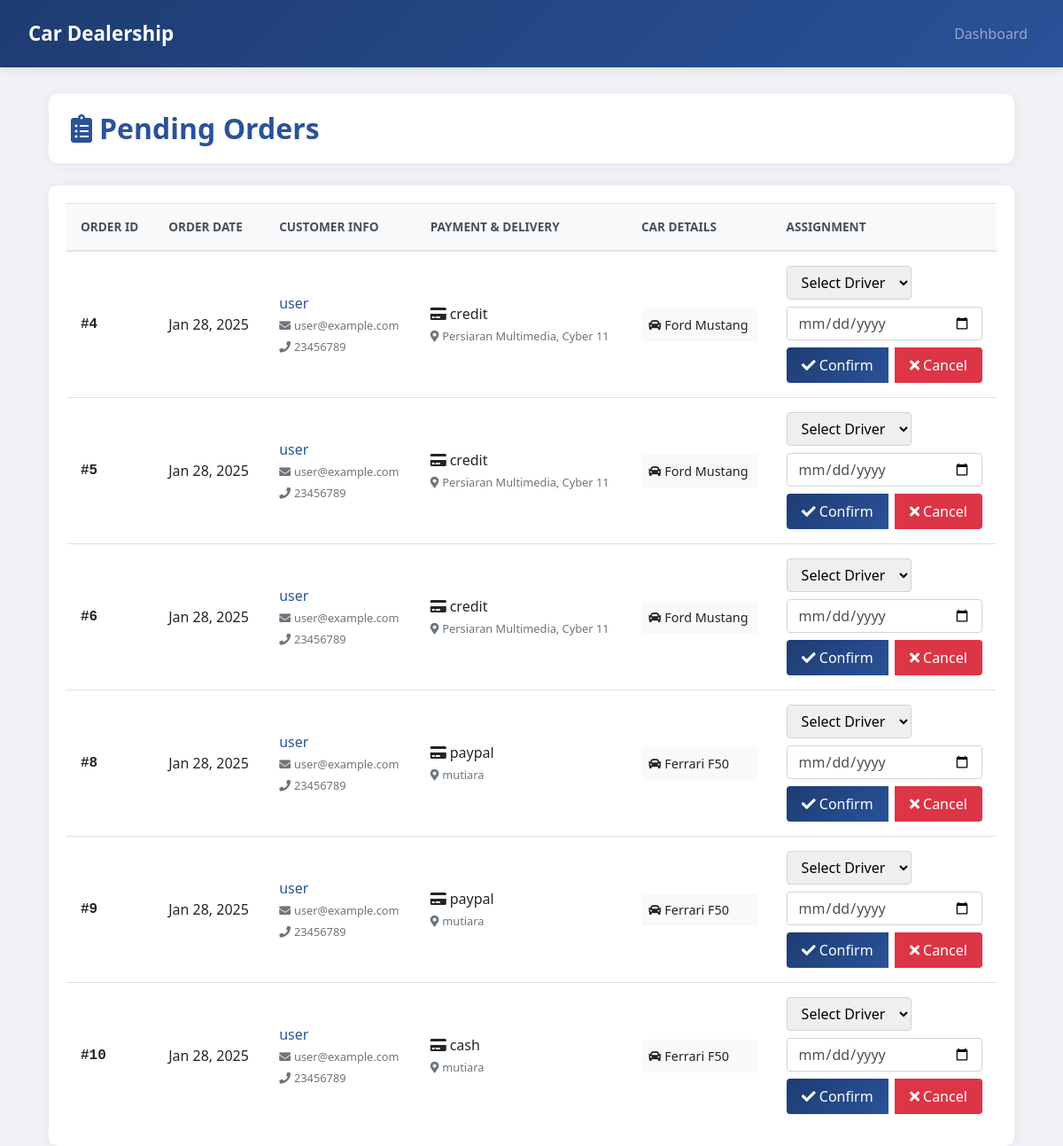
Before: /pending-orders/ with the older database file.
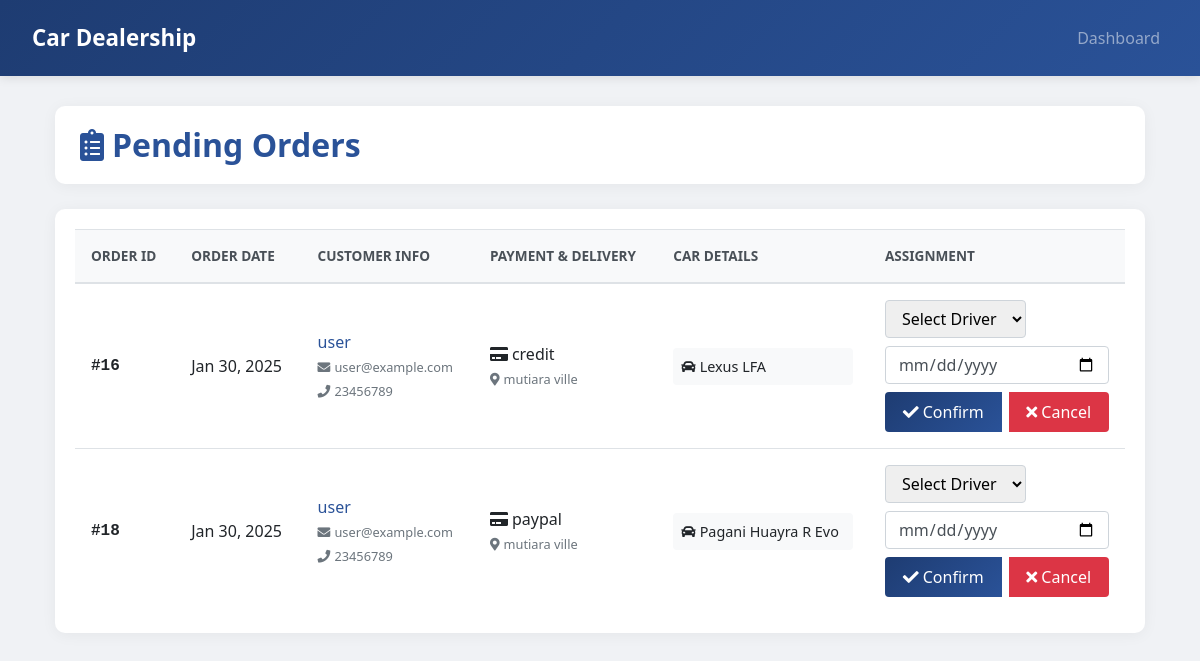
After: the same page with the newer database file.
### myproject/models.py (models this page shows, shortened)
class Order(models.Model):
    STATUS_CHOICES = [
        ('pending', 'Pending'),
        ('processing', 'Processing'),
        ('shipped', 'Shipped'),
        ('delivered', 'Delivered'),
    ]
    customer = models.ForeignKey(Customer, on_delete=models.CASCADE)
    car = models.ForeignKey(Car, on_delete=models.CASCADE)
    staff = models.ForeignKey(Staff, on_delete=models.SET_NULL, null=True, blank=True)
    driver = models.ForeignKey(Driver, on_delete=models.SET_NULL, null=True, blank=True)
    order_date = models.DateTimeField(auto_now_add=True)
    delivery_date = models.DateTimeField(null=True, blank=True)
    status = models.CharField(max_length=50, choices=STATUS_CHOICES, default='pending')
    address = models.CharField(max_length=255)
    payment_method = models.CharField(max_length=50)
    _observers = []

class Customer(models.Model):
    user = models.OneToOneField(User, on_delete=models.CASCADE, primary_key=True)
    full_name = models.CharField(max_length=100, default="Unknown")
    phone_number = models.CharField(max_length=15, default="")

class User(AbstractBaseUser):
    ROLE_CHOICES = [
        ("admin", "Admin"),
        ("staff", "Dealership Staff"),
        ("driver", "Delivery Driver"),
        ("customer", "Customer"),
    ]
    email = models.EmailField(unique=True)
    role = models.CharField(max_length=20, choices=ROLE_CHOICES)
    is_active = models.BooleanField(default=True)
    is_staff = models.BooleanField(default=False)
    objects = UserManager()
    USERNAME_FIELD = "email"
    REQUIRED_FIELDS = ["role"]

class Car(models.Model):
    CATEGORY_CHOICES = [
        ("american", "American"),
        ("german", "German"),
        ("japanese", "Japanese"),
        ("italian", "Italian"),
    ]
    make = models.CharField(max_length=100)
    model = models.CharField(max_length=100)
    category = models.CharField(max_length=20, choices=CATEGORY_CHOICES)
    description = models.TextField(blank=True, null=True)
    price = models.DecimalField(max_digits=10, decimal_places=2)
    stock = models.PositiveIntegerField(default=0)
    type = models.CharField(max_length=50, default="sedan")
    transmission = models.CharField(max_length=50, default="automatic")
    gas = models.CharField(max_length=50, default="50")
    power = models.CharField(max_length=50, default="0")
    year = models.CharField(max_length=4, default="2020")

### myproject/views.py (the view, shortened to what this page needs)
# urls.py: path('pending-orders/', views.pending_orders, name='pending_orders'),
def pending_orders(request):
    pending_orders = Order.objects.filter(status='pending')
    drivers = Driver.objects.all()
    return render(request, 'pending_orders.html', {
        'pending_orders': pending_orders,
        'drivers': drivers
    })

### myproject/templates/pending_orders.html (shortened to what this page needs)
<!DOCTYPE html>
{% load static %}
<html lang="en">
<head>
    <link href="https://stackpath.bootstrapcdn.com/bootstrap/4.5.2/css/bootstrap.min.css" rel="stylesheet">
    <link href="https://cdnjs.cloudflare.com/ajax/libs/font-awesome/5.15.4/css/all.min.css" rel="stylesheet">
</head>
<body>
    <nav class="navbar navbar-expand-lg navbar-dark bg-dark">
        <a class="navbar-brand" href="#">Car Dealership</a>
        <div class="collapse navbar-collapse" id="navbarNav">
            <ul class="navbar-nav ml-auto">
                <li class="nav-item">
                    <a class="nav-link" href="{% url 'staff_dashboard' %}">Dashboard</a>
                </li>
            </ul>
        </div>
    </nav>
    <div class="container">
        <div class="page-header">
            <h2><i class="fas fa-clipboard-list mr-2"></i>Pending Orders</h2>
        </div>
        <div class="table-container">
            <div class="table-responsive">
                <table class="table table-hover">
                    <thead>
                        <tr>
                            <th>Order ID</th>
                            <th>Order Date</th>
                            <th>Customer Info</th>
                            <th>Payment & Delivery</th>
                            <th>Car Details</th>
                            <th>Assignment</th>
                        </tr>
                    </thead>
                    <tbody>
                        {% for order in pending_orders %}
                        <tr>
                            <td class="order-id">#{{ order.id }}</td>
                            <td>{{ order.order_date|date:"M d, Y" }}</td>
                            <td>
                                <div class="customer-name">{{ order.customer.full_name }}</div>
                                <small class="text-muted">
                                    <i class="fas fa-envelope mr-1"></i>{{ order.customer.user.email }}<br>
                                    <i class="fas fa-phone mr-1"></i>{{ order.customer.phone_number }}
                                </small>
                            </td>
                            <td>
                                <div><i class="fas fa-credit-card mr-1"></i>{{ order.payment_method }}</div>
                                <small class="text-muted">
                                    <i class="fas fa-map-marker-alt mr-1"></i>{{ order.address }}
                                </small>
                            </td>
                            <td>
                                <div class="car-details">
                                    <i class="fas fa-car mr-1"></i>{{ order.car.make }} {{ order.car.model }}
                                </div>
                            </td>
                            <td>
                                <form method="POST" action="{% url 'pending_orders' %}" class="assignment-form">
                                    <div class="form-group mb-2">
                                        <select class="form-select" name="driver" required>
                                            <option value="">Select Driver</option>
                                        </select>
                                    </div>
                                    <div class="form-group mb-2">
                                        <input type="date" class="form-control delivery-date" name="delivery_date" required>
                                    </div>
                                    <div class="btn-group d-flex">
                                        <button type="submit" name="action" value="confirm" class="btn btn-primary">
                                            <i class="fas fa-check mr-1"></i>Confirm
                                        </button>
                                        <button type="submit" name="action" value="cancel" class="btn btn-danger">
                                            <i class="fas fa-times mr-1"></i>Cancel
                                        </button>
                                    </div>
                                </form>
                            </td>
                        </tr>
                        {% endfor %}
                    </tbody>
                </table>
            </div>
        </div>
    </div>
</body>
</html>

### myproject/templates/pending_orders.html (style rules this page uses)
body { background-color: #f0f2f5; font-family: 'Segoe UI', Tahoma, Geneva, Verdana, sans-serif; }
.navbar { background: linear-gradient(135deg, #1e3c72 0%, #2a5298 100%); padding: 1rem 2rem; box-shadow: 0 2px 10px rgba(0,0,0,0.1); }
.navbar-brand { font-weight: 600; font-size: 1.4rem; }
.container { margin-top: 30px; padding: 0 25px; }
.page-header { background: white; padding: 20px 25px; border-radius: 10px; box-shadow: 0 2px 15px rgba(0,0,0,0.05); margin-bottom: 25px; }
.page-header h2 { margin: 0; color: #2a5298; font-weight: 600; }
.table-container { background: white; border-radius: 10px; box-shadow: 0 2px 15px rgba(0,0,0,0.05); padding: 20px; }
.table { margin-bottom: 0; }
.table thead th { background-color: #f8f9fa; border-bottom: 2px solid #dee2e6; color: #495057; font-weight: 600; text-transform: uppercase; font-size: 0.85rem; }
.table td, .table th { padding: 1rem; vertical-align: middle; }
.form-select { padding: 0.375rem 0.75rem; border: 1px solid #ced4da; border-radius: 0.25rem; transition: border-color 0.15s ease-in-out, box-shadow 0.15s ease-in-out; }
.btn-primary { background: linear-gradient(135deg, #1e3c72 0%, #2a5298 100%); border: none; padding: 0.5rem 1rem; font-weight: 500; transition: all 0.3s ease; }
.customer-name { font-weight: 500; color: #2a5298; }
.order-id { font-family: monospace; font-weight: 600; }
.car-details { background: #f8f9fa; padding: 0.5rem; border-radius: 4px; font-size: 0.9rem; }
.btn-group { gap: 8px; }
.btn-danger { background: #dc3545; border: none; padding: 0.5rem 1rem; font-weight: 500; transition: all 0.3s ease; }
.btn { flex: 1; white-space: nowrap; }
.btn i { margin-right: 4px; }

Changed rows visible on the page:
removed Order: id "4", order_date "Jan 28, 2025", customer.full_name "user", customer.user.email "user@example.com", customer.phone_number "23456789", payment_method "credit", address "Persiaran Multimedia, Cyber 11", car.make "Ford", car.model "Mustang"
removed Order: id "5", order_date "Jan 28, 2025", customer.full_name "user", customer.user.email "user@example.com", customer.phone_number "23456789", payment_method "credit", address "Persiaran Multimedia, Cyber 11", car.make "Ford", car.model "Mustang"
removed Order: id "6", order_date "Jan 28, 2025", customer.full_name "user", customer.user.email "user@example.com", customer.phone_number "23456789", payment_method "credit", address "Persiaran Multimedia, Cyber 11", car.make "Ford", car.model "Mustang"
removed Order: id "8", order_date "Jan 28, 2025", customer.full_name "user", customer.user.email "user@example.com", customer.phone_number "23456789", payment_method "paypal", address "mutiara", car.make "Ferrari", car.model "F50"
removed Order: id "9", order_date "Jan 28, 2025", customer.full_name "user", customer.user.email "user@example.com", customer.phone_number "23456789", payment_method "paypal", address "mutiara", car.make "Ferrari", car.model "F50"
removed Order: id "10", order_date "Jan 28, 2025", customer.full_name "user", customer.user.email "user@example.com", customer.phone_number "23456789", payment_method "cash", address "mutiara", car.make "Ferrari", car.model "F50"
added Order: id "16", order_date "Jan 30, 2025", customer.full_name "user", customer.user.email "user@example.com", customer.phone_number "23456789", payment_method "credit", address "mutiara ville", car.make "Lexus", car.model "LFA"
added Order: id "18", order_date "Jan 30, 2025", customer.full_name "user", customer.user.email "user@example.com", customer.phone_number "23456789", payment_method "paypal", address "mutiara ville", car.make "Pagani", car.model "Huayra R Evo"
